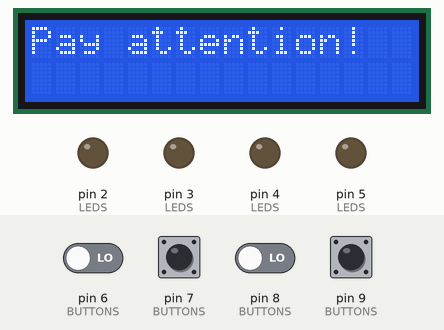
This sketch was run on a simulated Arduino Uno, built with avr-gcc and run on an emulated ATmega328P. Shown: 16×2 character LCD, output pins drawn as LEDs (lit = HIGH). Dashed ring = blinking. Inputs (shaded band) come from the test bench; at power-on: pin 6 (BUTTONS), pin 7 (BUTTONS), pin 8 (BUTTONS), pin 9 (BUTTONS) LOW. Random numbers use the default seed unless the sketch sets one; what the sketch prints to the serial monitor is not drawn.

Above: at 4.2 s.
4.3 s: pin 6 (BUTTONS) driven HIGH and pin 8 (BUTTONS) driven HIGH
At 7.1 s:
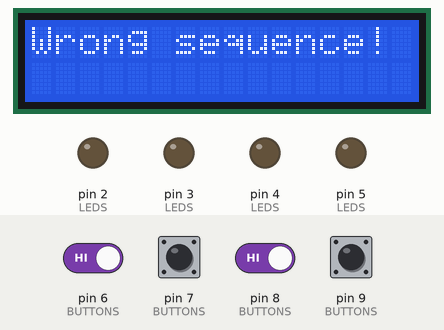
7.3 s: pin 6 (BUTTONS) driven LOW
At 10.05 s:
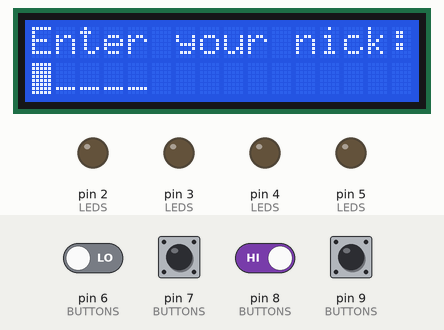
10.3 s: pin 7 (BUTTONS) pulled HIGH for 1 s
At 11.07 s:
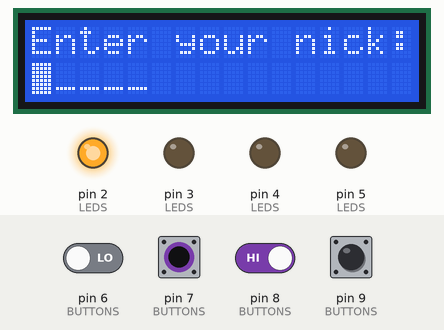
11.9 s: pin 9 (BUTTONS) pulled HIGH for 1 s
At 12.69 s:
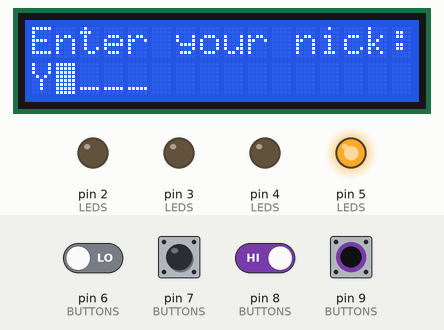
13.5 s: pin 6 (BUTTONS) driven HIGH
At 14.31 s:
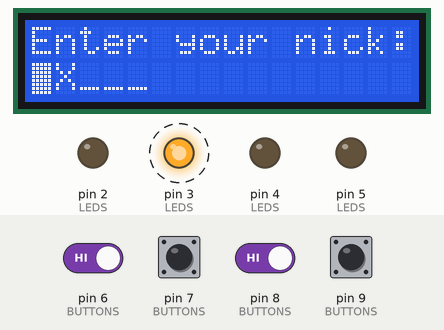
15.7 s: pin 6 (BUTTONS) driven LOW
At 15.94 s:
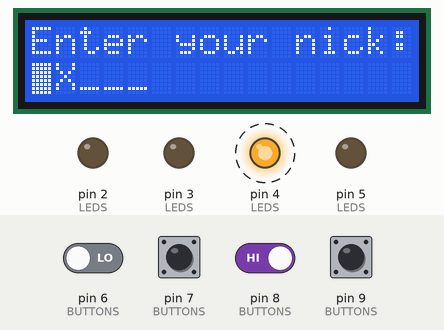
Timing chart, 0 to 21.6 s (numbered marks = the images above; inputs shaded):
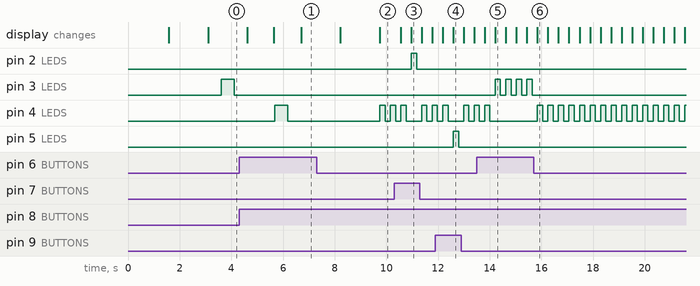

The sketch:

q3_game2.ino
```cpp
#include <Wire.h>
#include <LiquidCrystal_AIP31068_I2C.h>
#include <EEPROM.h>
#include <stdlib.h>

struct Player {
  int score;
  char nick[6];
};


Player players[5];

const int GREEN_LED = 3;
const int GREEN_BUTTON = 6;

const int RED_LED = 5;
const int RED_BUTTON = 9;

const int YELLOW_LED = 2;
const int YELLOW_BUTTON = 7;

const int BLUE_LED = 4;
const int BLUE_BUTTON = 8;

const int LEDS[] = {GREEN_LED, RED_LED, YELLOW_LED, BLUE_LED};
const int NUM_LEDS = sizeof(LEDS) / sizeof(LEDS[0]);

const int BUTTONS[] = {GREEN_BUTTON, RED_BUTTON, YELLOW_BUTTON, BLUE_BUTTON};
const int NUM_BUTTONS = sizeof(BUTTONS) / sizeof(BUTTONS[0]);

LiquidCrystal_AIP31068_I2C lcd(0x3E,16,2);  // set the LCD address to 0x3E for a 16 chars and 2 line display

int score = 0;

int sequence[256];

void saveScore(const char* nick, int score) {
    int i;
    for (i = 0; i < 5; i++) {
        if (players[i].score <= score) {
            break;
        }
    }
    for (int j = 5 - 1; j > i; j--) {
            players[j] = players[j - 1];
            EEPROM.put(j*sizeof(Player), players[j]);
            Serial.print("Moved to: ");
            Serial.println(j*sizeof(Player));
        }
    strcpy(players[i].nick, nick);
    players[i].score = score;
    EEPROM.put(i*sizeof(Player), players[i]);
    Serial.print("Saved in :");
    Serial.println(i*sizeof(Player));
}

void initPlayersEEPROM(){
  for (int i = 0; i < 5; i++) {
    EEPROM.get(sizeof(Player) * i, players[i]);
    Serial.print(players[i].nick);
    Serial.print(", ");
    Serial.println(players[i].score);
  }
}

void printPlayerFromEEPROM() {
  for (int i = 0; i < 5; i++) {
    if (players[i].nick[0] != NULL){
        Serial.print(players[i].nick);
        Serial.print(", ");
        Serial.println(players[i].score);
        lcd.clear();
        lcd.setCursor(0, 0);
        lcd.print(i);
        lcd.print(" ");
        lcd.print(players[i].nick);
        lcd.print(" ");
        lcd.print(players[i].score);
        if (i < 4){
          lcd.setCursor(0, 1);
          lcd.print(i + 1);
          lcd.print(" ");
          lcd.print(players[i + 1].nick);
          lcd.print(" ");
          lcd.print(players[i + 1].score);
        }
        delay(1500);
        lcd.setCursor(0, 0);
        lcd.clear();
    }

  }
}

int getRandomLed() {
  return LEDS[random(NUM_LEDS)];
}

void blinkLed(int ledPin, int multi) {
  digitalWrite(ledPin, HIGH);
  delay(multi*100);
  digitalWrite(ledPin, LOW);
  delay(multi*100);
}

int readButtonsAndBlinkLed(int multi = 5) {
  const int DEBOUNCE_TIME = 50;
  static unsigned long lastButtonTime[NUM_BUTTONS] = {0};
  static bool lastButtonState[NUM_BUTTONS] = {0};

  for (int i = 0; i < NUM_BUTTONS; i++) {
    bool buttonState = digitalRead(BUTTONS[i]);
    if (buttonState != lastButtonState[i]) {
      lastButtonTime[i] = millis();
    }

    if (millis() - lastButtonTime[i] > DEBOUNCE_TIME) {
      if (buttonState == HIGH) {
        blinkLed(LEDS[i], multi);
        lastButtonState[i] = buttonState;
        return LEDS[i];
      }
    }

    lastButtonState[i] = buttonState;
  }
  return -1;
}

bool getAnswer(){
  //printScore();
  lcd.setCursor(0, 1);
  lcd.print("Enter LEDs seq.");
  int i = 0;
  int pressed;
  while(i < score + 1){
    pressed = readButtonsAndBlinkLed(5);
    if(pressed >= 0){
      if (pressed == sequence[i]){
        i++;
      }
      else{
        return false;
      }

    }

  }
  return true;
}

void printScore(){
  lcd.setCursor(0, 0);
  lcd.print("Score: ");
  lcd.print(score);
}

char selected_letters[] = {95,95,95,95,95, '\0'};
void selectName(){
  lcd.setCursor(0, 0);
  lcd.clear();
  lcd.setCursor(0, 0);
  lcd.print("Enter your nick:");
  lcd.setCursor(0, 1);
  lcd.print(selected_letters);
  int i = 0;
  int j = 64;
  int pressed;
  while(i < 5){
    lcd.setCursor(i, 1);
    lcd.blink();
    pressed = readButtonsAndBlinkLed(2);
    if(pressed >= 0){
      if (pressed == GREEN_LED){
        if(j == 95){j = 64;}
        j++;
        if (j > 90){j = 95;}
        selected_letters[i] = j;
        lcd.setCursor(0, 1);
        lcd.print(selected_letters);
      }
      if (pressed == BLUE_LED){
        if(j == 95){j = 91;}
        j--;
        if (j < 65){j = 95;}
        selected_letters[i] = j;
        lcd.setCursor(0, 1);
        lcd.print(selected_letters);
      }
      if (pressed == YELLOW_LED){
        i++;
        j = selected_letters[i];
      }
      if (pressed == RED_LED){
        i--;
        j = selected_letters[i];
      }

    }
  }
  for (i = 0; i < 5; i++){
    if(selected_letters[i] == 95){selected_letters[i] = 32;}
  }
}

void enterNameInHighScores(){
  selectName();
  Serial.println("Saving highscore");
  char name[6];
  strcpy(name, selected_letters);
  //itoa(selected_letters, name, 10);
  saveScore(name, score);
  strcpy(selected_letters, "_____");
}

void startProcedures(){
  score = 0;
  lcd.setCursor(0, 0);
  lcd.print("New Game!");
  delay(1500);
  lcd.clear();
  lcd.setCursor(0, 0);
  lcd.print("Start!");
  delay(1500);
  lcd.clear();
  printScore();
}

void loseProcedures(){
  lcd.clear();
  lcd.setCursor(0, 0);
  lcd.print("Wrong sequence!");
  delay(1500);
  lcd.clear();
  lcd.setCursor(0, 0);
  lcd.print("Final Score: ");
  lcd.print(score);
  delay(1500);

  enterNameInHighScores();

  lcd.clear();
  lcd.setCursor(0, 0);
  lcd.print("Highscores :::");
  delay(1500);
  printPlayerFromEEPROM();
  startProcedures();

}

void setup() {
  initPlayersEEPROM();
  lcd.init();
  Serial.begin(9600);
  randomSeed(analogRead(A0));
  for (int i = 0; i < NUM_LEDS; i++) {
    pinMode(LEDS[i], OUTPUT);
  }
  startProcedures();
}

void loop() {
  //randomSeed();
  sequence[score] = getRandomLed();
  Serial.print("Random LED: ");
  Serial.println(sequence[score]);
  for (int i = 0; i < score + 1; i++) {
    lcd.setCursor(0, 0);
    lcd.clear();
    lcd.print("Pay attention!");
    delay(500);
    blinkLed(sequence[i], 5);
    lcd.clear();
    printScore();
  }
  delay(1000);
  if (getAnswer()){
    score++;
    printScore();
  }
  else{
    Serial.println("Perdeu");
    loseProcedures();
  }

}
```

Measured:
- after the input at 4.3 s, pin 4 (LEDS): LOW → HIGH after 1.4 s, → LOW 0.50 s later
- after the input at 7.3 s, pin 4 (LEDS): LOW → HIGH after 2.4 s, → LOW 0.20 s later, → HIGH 0.21 s later
- after the input at 10.3 s, pin 2 (LEDS): LOW → HIGH after 0.67 s, → LOW 0.20 s later
- after the input at 11.9 s, pin 5 (LEDS): LOW → HIGH after 0.69 s, → LOW 0.20 s later
- after the input at 13.5 s, pin 3 (LEDS): alternates HIGH for 0.20 s and LOW for 0.21 s, starting after 0.72 s
- after the input at 15.7 s, pin 4 (LEDS): alternates HIGH for 0.20 s and LOW for 0.21 s, starting after 0.15 s
